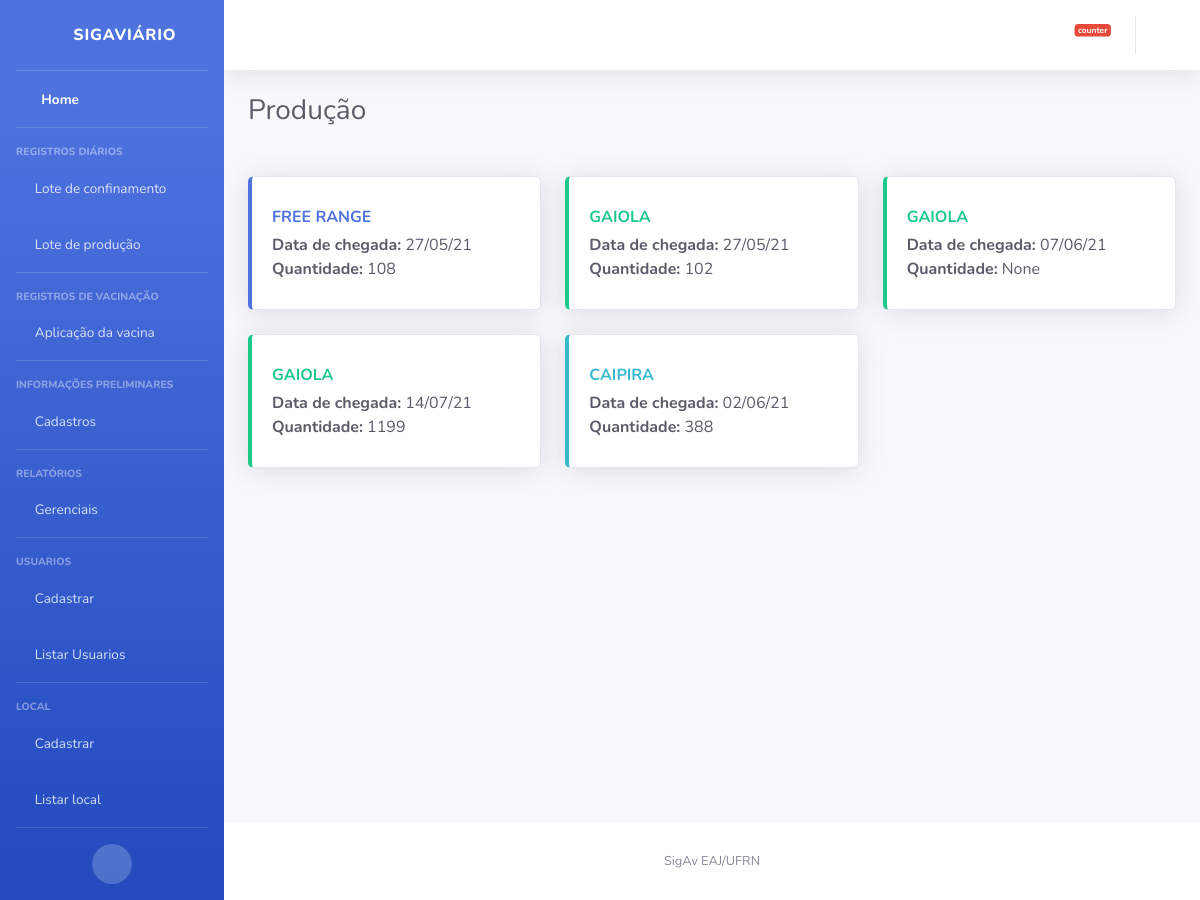
The app's page /producao/listar/, older data.
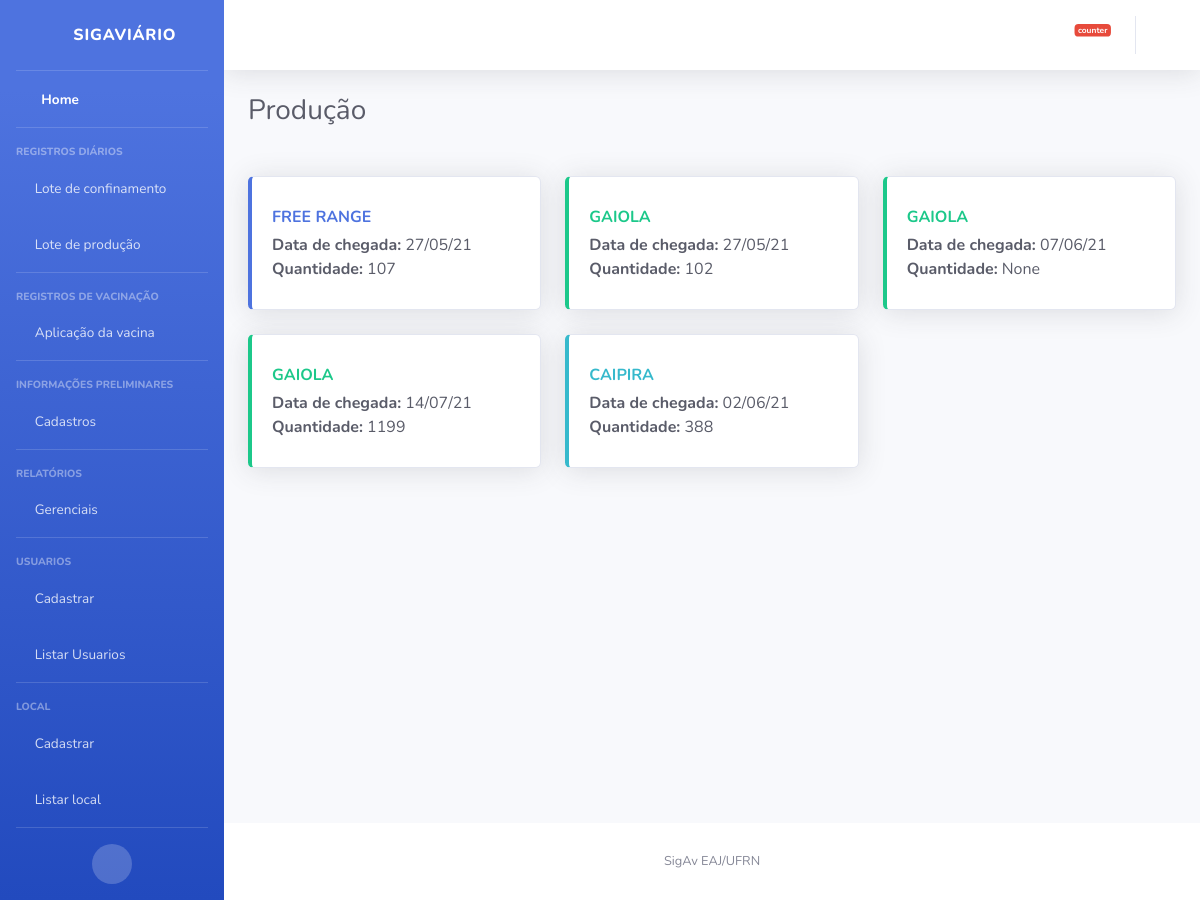
The same page, newer data.
### producao/models.py (models this page shows, shortened)
class Fase_postura(models.Model):
    lote = models.ForeignKey(Lote, on_delete=models.RESTRICT)
    tipo_sistema = models.CharField(max_length=1, choices=TIPODECRIACAO)
    data_chegada = models.DateField(default=date.today)
    quantidade_aves_chegada = models.PositiveIntegerField()
    quantidade_aves_final = models.PositiveIntegerField(null=True, blank=True)
    status = models.CharField(max_length=1, choices=STATUS, default='A') # Representa a existência ou não das aves no ambiente
    observacoes = models.CharField(max_length=400, null=True, blank=True)
    class Meta:
        ordering = ('status','tipo_sistema',)

### producao/views.py (the view)
# urls.py: path('listar/', views.Listar_Producao.as_view(), name='listar'),
class Listar_Producao(ListView):
    model = Fase_postura
    queryset = Fase_postura.objects.filter(status='A')
    template_name = 'producao/listar.html'

### templates/producao/listar.html
{% extends "base.html" %}
{% block titulo %}
Produção
{% endblock %}
{% block conteudo %}
    {% if object_list %}
        {% for producao in object_list %}
       {%if forloop.counter0|divisibleby:3 %}
        <br>
       <div class="row">
       {%endif%}
                {%  if producao.tipo_sistema == "A" %}
                <div class="col-lg-4 col-md-6">
                  <a href="{% url 'producao:detalhes' pk=producao.id %}" style="text-decoration: none;">
                    <div class="card border-left-primary shadow h-100 py-2">
                      <div class="card-body">
                        <div class="row no-gutters align-items-center">
                          <div class="col mr-2">
                            <div class="text-m font-weight-bold text-primary text-uppercase mb-1">{{producao.get_tipo_sistema_display}}</div>
                            <div class="mb-0 text-gray-800"><strong>Data de chegada:</strong> {{producao.data_chegada|date:"d/m/y"}}</div>
                            <div class="mb-0 text-gray-800"><strong>Quantidade:</strong> {{producao.quantidade_aves_final}}</div>
                          </div>
                          <div class="col-auto">
                            <i class="fas fa-kiwi-bird fa-3x" style="color:#007bff"></i>
                          </div>
                        </div>
                      </div>
                    </div>
                  </a>
                </div>
                {% elif producao.tipo_sistema == "B"%}
                <div class="col-lg-4 col-md-6">
                  <a href="{% url 'producao:detalhes' pk=producao.id %}" style="text-decoration: none;">
                  <div class="card border-left-success shadow h-100 py-2">
                    <div class="card-body">
                      <div class="row no-gutters align-items-center">
                        <div class="col mr-2">
                          <div class="text-m font-weight-bold text-success text-uppercase mb-1">{{producao.get_tipo_sistema_display}}</div>
                          <div class="mb-0 text-gray-800"><strong>Data de chegada:</strong> {{producao.data_chegada|date:"d/m/y"}}</div>
                          <div class="mb-0 text-gray-800"><strong>Quantidade:</strong> {{producao.quantidade_aves_final}}</div>
                        </div>
                        <div class="col-auto">
                          <i class="fas fa-border-all fa-3x" style="color:#28a745"></i>
                        </div>
                      </div>
                    </div>
                  </div>
                </a>
                </div>
                {% else %}
                <div class="col-lg-4 col-md-6">
                  <a href="{% url 'producao:detalhes' pk=producao.id %}" style="text-decoration: none;">
                  <div class="card border-left-info shadow h-100 py-2">
                    <div class="card-body">
                      <div class="row no-gutters align-items-center">
                        <div class="col mr-2">
                          <div class="text-m font-weight-bold text-info text-uppercase mb-1">{{producao.get_tipo_sistema_display}}</div>
                          <div class="mb-0 text-gray-800"><strong>Data de chegada:</strong> {{producao.data_chegada|date:"d/m/y"}}</div>
                          <div class="mb-0 text-gray-800"><strong>Quantidade:</strong> {{producao.quantidade_aves_final}}</div>
                        </div>
                        <div class="col-auto">
                          <i class="fab fa-pagelines fa-3 fa-3x" style="color:#17a2b8"></i>
                        </div>
                      </div>
                    </div>
                  </div>
                </a>
                </div>
               {%endif%}
          {%if forloop.counter|divisibleby:3 %}
        </div>
        {% endif %}
        {% endfor %}
     {% if not object_list|length|divisibleby:3 %}
      </div>
     {% endif %}
    {% else %}
        <p>Não há produção.</p>
    {% endif %}
{% endblock %}

Row changes from the older to the newer data that the page shows:
changed Fase_postura "FREE RANGE": quantidade_aves_final "108" → "107"
